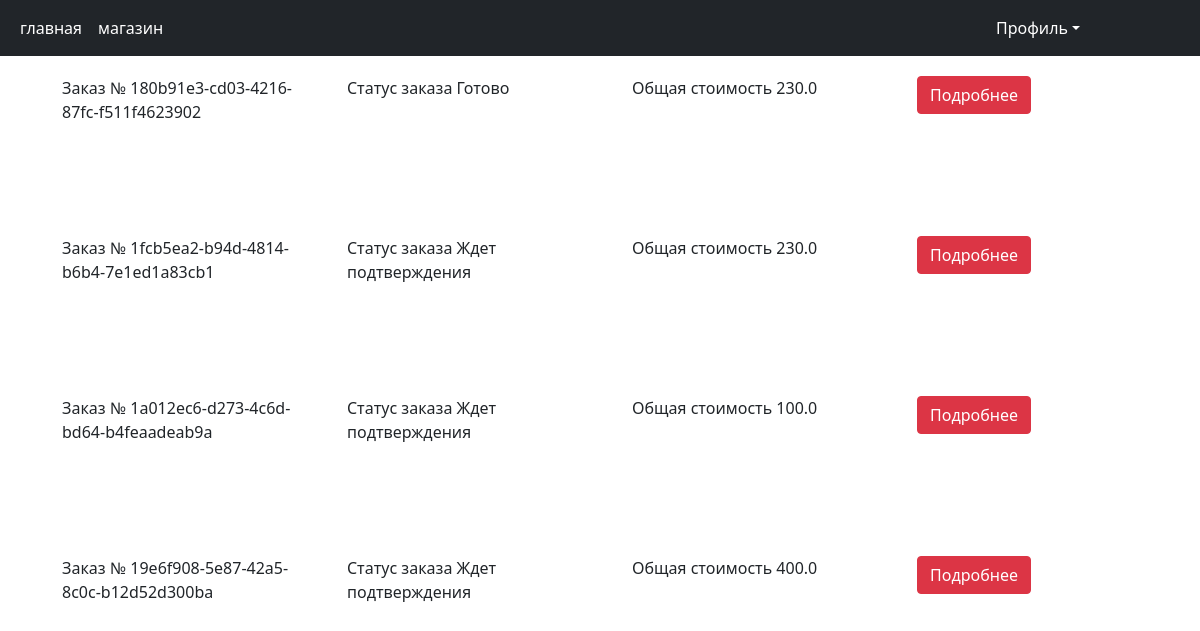
Screenshot of /user/list_order (signed in) with the database file from the repository.
### Server/database.py (models this page shows)
class Order(db.Model):
    __tablename__ = "order"
    id = Column(Integer, primary_key=True, autoincrement=True)
    trace_id = Column(String, unique=True, default=str(uuid4()))
    user_id = Column(Integer, ForeignKey('users.id'))
    user = relationship("User")
    datatime_order = Column(DateTime, nullable=False, default=datetime.datetime.now())
    type_order = Column(Enum(TypeOrder), default=TypeOrder.in_hall)
    status_order = Column(Enum(StatusOrder), default=StatusOrder.waiting_for_confirmation)
    sweet_products = relationship("OrderToSweetProduct")
    address = Column(String, nullable=True)
    description = Column(Text, nullable=True)

### Server/Blueprints/user/user.py (the view)
@user_router.route("/list_order", methods=["GET"])
@login_required
def list_order():
    service = ShopService()
    list_order_json = service.get_list_order_by_user_id(current_user.user.id)
    return render_template("list_order.html", menu=menu, user=current_user, orders=list_order_json, state_order=state_order)

### Server/Blueprints/user/user.py (called while the page is built)
@user_router.before_request
def is_user():
    if current_user.is_authenticated:
        user_role = current_user.user.role.name
        if "user" != user_role:
            return redirect("/")
    else:
        return redirect("/")

### Server/Models/UserSession.py (called while the page is built)
    def get_count_car(self) -> int:
        return len(session["car"])

    @property
    def user(self):
        return self.__user

### Server/Repository/OrderRepository.py (called while the page is built)
    def get_list_order_by_user_id(self, id_user: int) -> list[Order] | None:
        return self.__session.query(Order).filter(Order.user_id == id_user).order_by(Order.datatime_order).all()

### Server/Repository/SweetProductRepository.py (called while the page is built)
    def count_row(self) -> int:
        response = select(func.count(SweetProduct.id))
        result = self.__session.execute(response)
        return result.scalars().first()

### Server/Repository/UserRepository.py (called while the page is built)
    def get_user(self, id_user: int) -> User | None:
        return self.__session.get(User, id_user)

### Server/Service/ShopService.py (called while the page is built)
    def get_list_order_by_user_id(self, id_user: int) -> list[OrderView]:
        list_order_entity = self.__order_repository.get_list_order_by_user_id(id_user)
        orders = [OrderView.model_validate(i, from_attributes=True) for i in list_order_entity]
        for order in orders:
            sum_price = sum([i.price * i.count for i in order.sweet_products])
            order.sum_price = sum_price
        return orders

### app.py (called while the page is built)
@login_manager.user_loader
def load_user(id_user) -> UserSession:
    repo = UserRepository(db.session)
    try:
        return UserSession(GetUser.model_validate(repo.get_user(int(id_user)), from_attributes=True))
    except:
        return UserSession(None)

### Server/Blueprints/user/templates/list_order.html
{% extends 'base.html' %}
{% block content %}
<div class="container">
    <div class="row">
        {% if orders%}
            {% for order in orders %}
            <div class="col-12 prod_card">
                <div class="row">
                    <div class="col">
                        Заказ № {{order.trace_id}}
                    </div>
                    <div class="col">
                        Статус заказа {{state_order[order.status_order.value]}}
                    </div>
                    <div class="col">
                        Общая стоимость {{order.sum_price}}
                    </div>
                    <div class="col">
                        <a href="{{url_for('user_blueprint.info_order',  uuid=order.trace_id)}}" class="btn btn-danger">Подробнее</a>
                    </div>
                </div>
            </div>
            {% endfor %}
        {% else %}
            <h1>Истории закзаов нет</h1>
        {% endif %}
    </div>
</div>
{% endblock %}

### static/css/styles.css (style rules this page uses)
.prod_card { height: 120px; margin: 20px; }

### rows the page displays
Order: trace_id "180b91e3-cd03-4216-87fc-f511f4623902", state_order "Готово", sum_price "230.0"
Order: trace_id "1fcb5ea2-b94d-4814-b6b4-7e1ed1a83cb1", state_order "Ждет подтверждения", sum_price "230.0"
Order: trace_id "1a012ec6-d273-4c6d-bd64-b4feaadeab9a", state_order "Ждет подтверждения", sum_price "100.0"
Order: trace_id "19e6f908-5e87-42a5-8c0c-b12d52d300ba", state_order "Ждет подтверждения", sum_price "400.0"

### other values shown
{{ p.title }} "главная" "магазин"
